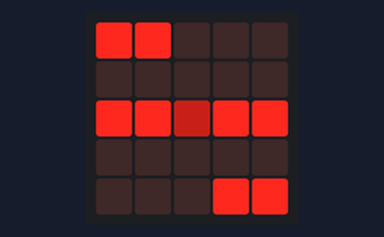
This program was run on a simulated BBC micro:bit (MakeCode). Shown: the board's 5×5 LED display. What the program prints to the serial console is not drawn.

Above: at 0.1 s.
At 0.6 s:
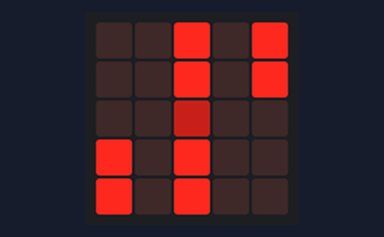

Measured:
- what the display in image 1 shows lasts 0.5 s, from 0.5 s to 1.0 s

The program:

main.ts
```typescript
let body = [[0, 0], [1, 0], [0, 2], [1, 2]]
let obraz = [[0, 0], [0, 0], [0, 0], [0, 0]]
let counter = 0
let stred = [2, 2]
display()
console.logValue("stred", stred)
let switch_ = true
function vypocet() {

    let counter = 0
    for (let x of body) {
        obraz[counter][0] = body[counter][0]
        obraz[counter][1] = body[counter][1]
        obraz[counter][0] = Math.abs(obraz[counter][0] - 4)
        obraz[counter][1] = Math.abs(obraz[counter][1] - 4)
        // console.log_value("counter", counter)
        counter += 1
    }
}

function display() {
    let counter: number;

    basic.clearScreen()
    led.plotBrightness(stred[0], stred[1], 100)
    vypocet()
    let typ = body
    for (let k = 0; k < 2; k++) {
        counter = 0
        for (let i of body) {
            led.plot(typ[counter][0], typ[counter][1])
            counter += 1
        }
        typ = obraz
    }
}

console.logValue("body", body)
function otaceni(y: number) {

    basic.clearScreen()
    body[0].reverse()
    body[0][y] = Math.abs(body[0][y] - 4)
    body[1].reverse()
    body[1][y] = Math.abs(body[1][y] - 4)
    body[2].reverse()
    body[2][y] = Math.abs(body[2][y] - 4)
    body[3].reverse()
    body[3][y] = Math.abs(body[3][y] - 4)
}

basic.forever(function on_forever() {
    basic.pause(500)
    otaceni(1)
    display()
})
```

test.ts
```typescript
// Tady jsou testy. Při použití tohoto balíčku jako rozšíření nebude zkompilováno.
```
